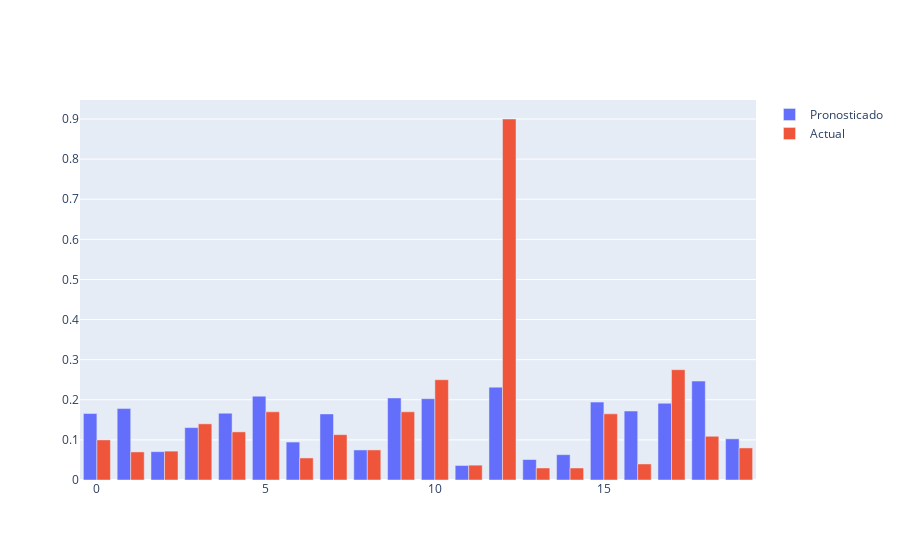

The notebook cell this image was saved under:
### Markdown cell above
### Gráficas de valores observados y ajustados por el modelo lineal

### Code cell
# Mostrar algunos valores ajustados y observados
fig = go.Figure(data = [
    go.Bar(name='Pronosticado', x=error_diff.head(20).index, y=error_diff['Predicted Values'].head(20)),
    go.Bar(name='Actual', x=error_diff.head(20).index, y=error_diff['Actual Values'].head(20))
])

fig.update_layout(barmode='group')
fig.show()

### Figure 1 — Plotly figure (JSON) as saved in the notebook; plotly's stock layout.template omitted (floating-point values rounded to 4 significant figures)
{"data": [{"name": "Pronosticado", "type": "bar", "x": [0, 1, 2, 3, 4, 5, 6, 7, 8, 9, 10, 11, 12, 13, 14, 15, 16, 17, 18, 19], "y": [0.1658, 0.1781, 0.07066, 0.1307, 0.1665, 0.209, 0.09462, 0.1648, 0.07491, 0.2046, 0.2027, 0.03617, 0.2315, 0.05103, 0.06314, 0.1942, 0.1719, 0.1913, 0.2466, 0.1026]}, {"name": "Actual", "type": "bar", "x": [0, 1, 2, 3, 4, 5, 6, 7, 8, 9, 10, 11, 12, 13, 14, 15, 16, 17, 18, 19], "y": [0.1, 0.07, 0.072, 0.14, 0.12, 0.17, 0.055, 0.113, 0.075, 0.17, 0.25, 0.037, 0.9, 0.03, 0.03, 0.165, 0.04, 0.275, 0.109, 0.08]}], "layout": {"barmode": "group"}}
